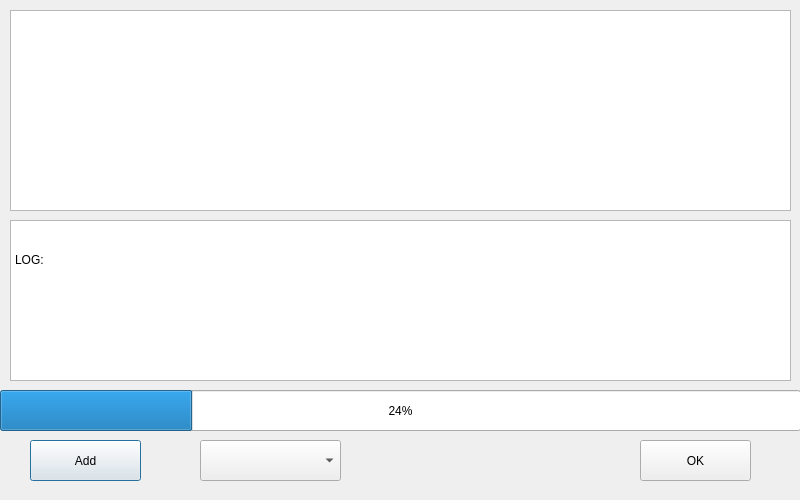
<?xml version="1.0" encoding="UTF-8"?>
<ui version="4.0">
    <class>change</class>
    <widget class="QDialog" name="change">
        <property name="geometry">
            <rect>
                <x>0</x>
                <y>0</y>
                <width>800</width>
                <height>500</height>
            </rect>
        </property>
        <property name="windowTitle">
            <string>Dialog</string>
        </property>
        <widget class="QWidget" name="widget" native="true">
            <property name="geometry">
                <rect>
                    <x>0</x>
                    <y>0</y>
                    <width>800</width>
                    <height>500</height>
                </rect>
            </property>
            <widget class="QListWidget" name="listWidget">
                <property name="geometry">
                    <rect>
                        <x>10</x>
                        <y>10</y>
                        <width>781</width>
                        <height>201</height>
                    </rect>
                </property>
            </widget>
            <widget class="QTextBrowser" name="textBrowser">
                <property name="geometry">
                    <rect>
                        <x>10</x>
                        <y>220</y>
                        <width>781</width>
                        <height>161</height>
                    </rect>
                </property>
                <property name="html">
                    <string>&lt;!DOCTYPE HTML PUBLIC &quot;-//W3C//DTD HTML 4.0//EN&quot; &quot;http://www.w3.org/TR/REC-html40/strict.dtd&quot;&gt;
                        &lt;html&gt;&lt;head&gt;&lt;meta name=&quot;qrichtext&quot; content=&quot;1&quot; /&gt;&lt;style
                        type=&quot;text/css&quot;&gt;
                        p, li { white-space: pre-wrap; }
                        &lt;/style&gt;&lt;/head&gt;&lt;body style=&quot; font-family:'SimSun'; font-size:9pt;
                        font-weight:400; font-style:normal;&quot;&gt;
                        &lt;p style=&quot; margin-top:0px; margin-bottom:0px; margin-left:0px; margin-right:0px;
                        -qt-block-indent:0; text-indent:0px;&quot;&gt;LOG:&lt;/p&gt;&lt;/body&gt;&lt;/html&gt;
                    </string>
                </property>
            </widget>
            <widget class="QProgressBar" name="progressBar">
                <property name="geometry">
                    <rect>
                        <x>0</x>
                        <y>390</y>
                        <width>801</width>
                        <height>41</height>
                    </rect>
                </property>
                <property name="value">
                    <number>24</number>
                </property>
            </widget>
            <widget class="QPushButton" name="add">
                <property name="geometry">
                    <rect>
                        <x>30</x>
                        <y>440</y>
                        <width>111</width>
                        <height>41</height>
                    </rect>
                </property>
                <property name="text">
                    <string>Add</string>
                </property>
            </widget>
            <widget class="QComboBox" name="comboBox_2">
                <property name="geometry">
                    <rect>
                        <x>200</x>
                        <y>440</y>
                        <width>141</width>
                        <height>41</height>
                    </rect>
                </property>
            </widget>
            <widget class="QPushButton" name="ok">
                <property name="geometry">
                    <rect>
                        <x>640</x>
                        <y>440</y>
                        <width>111</width>
                        <height>41</height>
                    </rect>
                </property>
                <property name="text">
                    <string>OK</string>
                </property>
            </widget>
        </widget>
    </widget>
    <resources/>
    <connections/>
</ui>
